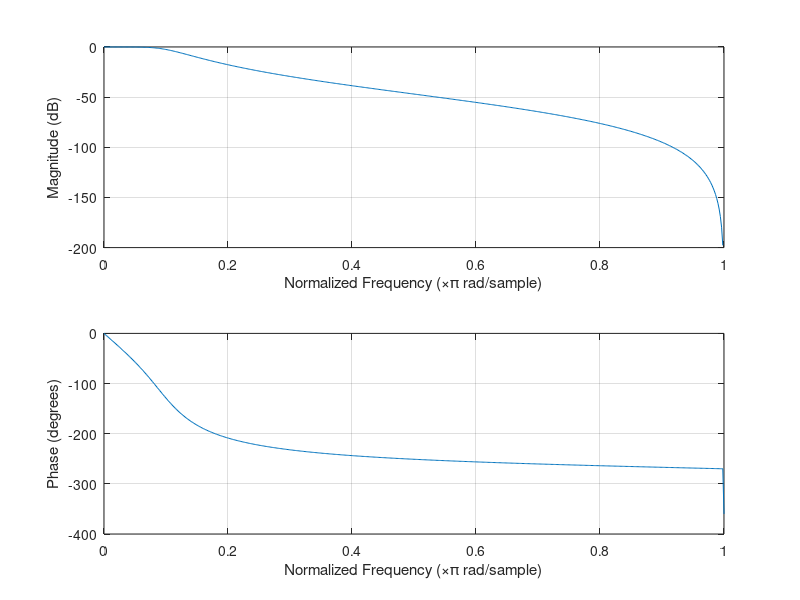

MATLAB code for this plot: (Note: this script raises an error after producing the figure.)
clear all; close all; clc;

Fs = 48000;
% samples taken in
N = 256;
% digital time
n = 1:N;

% frequencies in Hz
f1 = 21600;
f2 = 500;

% digital signals
x1 = sin((2*pi/Fs)*f1*n);
x2 = sin((2*pi/Fs)*f2*n);

% digital signal
x = x1 + x2;

%{
    set up the filter
    get zeros, poles and gain
    then convert to 2nd order sections
    
    # of rows in sos matrix 
    is # of 2nd order sections
    it's = max of #p/2 and #z/2
%}

ORDER = 3;
fc = 5000;
cutoff = fc/Fs;

[z,p,k] = butter(ORDER,cutoff);
[b,a] = butter(ORDER,cutoff);
% including 'down' and 'two' causes b0 != 1
% so iir loop below will have a third output_acc line
[sos,g] = zp2sos(z,p,k);

%{
    see note about embedding gain on mathworks page
    about zp2sos.  they say use ss2sos with two
    outputs instead.
%}

freqz(b,a);
hold on;
refline([0 -3]);

% --------- TEST MATLAB GENERATED FILTER -------- %
%{
% plot filter for reference
% w/ ORDER = 2, response is kinda weird but 
% actual output is best so go figure...
%fvtool(sos);

figure;
plot(n,x);


xFiltered = filter(b,a,x);
hold on;
plot(n, xFiltered,'LineWidth',2);

%}


% ----- CREATE COEFFS MATRIX FROM SOS MATRIX ------ %

% matlab puts b's before a's in the rows
% but want it other way around
middle = ceil(size(sos,2)/2);
coeffs = sos;
% swap left for right blocks of matrix
coeffs(:,1:middle) = sos(:,(middle+1):end);
coeffs(:,(middle+1):end) = sos(:,1:middle);
% get rid of 1st col of 1's, a0
coeffs = coeffs(:,2:end);

% get rid of col of 1's for b0 if b0 is 1
% don't get rid of b0 if != 1 due to parameters in zp2sos
%coeffs = [coeffs(:,1:(middle-1)) coeffs(:,(middle+1):end)];

stages = size(sos,1);
history = zeros(1,2*stages);

% ------------ C-STYLE FILTER TEST ---------------- %

input_acc = 0;
output_acc = 0;
stages = size(sos,1);
history = zeros(1,2*stages);
output = zeros(1,length(x));

for i = 1:length(x)
    
    input = x(i);
    
    % gain factor before entering the stages
    % g from zp2sos isn't quite right
    % see note about embedding gain on zp2sos page
    input_acc = input*g;
    
    % for stepping through history buffer
    index = 1;

    for j = 1:stages
        
        % poles 
        input_acc = input_acc - coeffs(j,1)*history(index);
        input_acc = input_acc - coeffs(j,2)*history(index+1);
        
        %zeros
        % if don't pass params to zp2sos, then b0's = 1 and so
        % don't need the first multiply here which is for b0
        % so would change coeffs(j,4) to coeffs(j,3) and
        % coeffs(j,5) to coeffs(j,4) and get rid of first multiply
        % but multiplying by 1 is fine so just leaving it for now
        output_acc = input_acc*coeffs(j,3);
        output_acc = output_acc + coeffs(j,4)*history(index);
        output_acc = output_acc + coeffs(j,5)*history(index+1);
        
        % shift the history buffer
        history(index+1) = history(index);
        history(index) = input_acc;
        
        index = index + 2;
        
    end
    
    output(i) = output_acc;
    
end


figure;
plot(n,x);
hold on;
plot(n,output,'LineWidth',2);


% -------- END C-STYLE FILTER TEST ---------------- %



% reformat coeffs matris into one c-style array
coeff_array = reshape(coeffs.',1,[]);


theFileName = 'C:\wudtke_sconza_nunes\ece395SHARC\coeffsIIR.h';
theFile = fopen(theFileName,'wt');

%fprintf(theFile,'#define N %d\n\n',N);
%fprintf(theFile,'#define ORDER %d\n',ORDER);
%{
    num coeffs is either stages * 4 or stages * 5
    it's stages * 4 in the usual case because each stage
    has two delay elements and each delay element
    has 1 feedback + 1 feedforward coefficient.
    but it's stages * 5 if 
    b0 is not equal to 1, which happens if 
    extra params are passed to zp2sos call above
%}
fprintf(theFile,'double coeffsIIR[%d] = {\n\n',stages*5);
fprintf(theFile,'\t%6.6f,\n',coeff_array(1:end-1));
fprintf(theFile,'\t%6.6f',coeff_array(end));
fprintf(theFile,'\n\n};\n\n');

fprintf(theFile,'double gain = %6.20f;\n', g);
fprintf(theFile,'int stages = %d;\n',stages);

fprintf(theFile,'double history[%d] = {0.0};\n\n', length(history));

%{
fprintf(theFile,'double x[%d] = {\n\n',N);
fprintf(theFile,'\t%6.6f,\n',x(1:end-1));
fprintf(theFile,'\t%6.6f',x(end));
fprintf(theFile,'\n\n};');
%}



